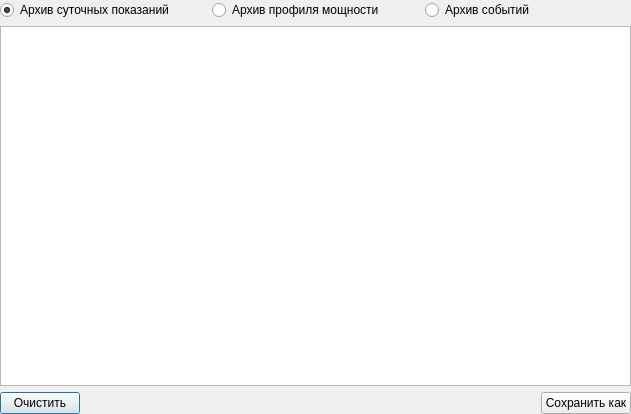
<?xml version="1.0" encoding="UTF-8"?>
<ui version="4.0">
 <class>archive_view</class>
 <widget class="QDialog" name="archive_view">
  <property name="geometry">
   <rect>
    <x>0</x>
    <y>0</y>
    <width>631</width>
    <height>414</height>
   </rect>
  </property>
  <property name="windowTitle">
   <string>Dialog</string>
  </property>
  <layout class="QVBoxLayout" name="verticalLayout">
   <property name="leftMargin">
    <number>0</number>
   </property>
   <property name="topMargin">
    <number>0</number>
   </property>
   <property name="rightMargin">
    <number>0</number>
   </property>
   <property name="bottomMargin">
    <number>0</number>
   </property>
   <item>
    <layout class="QHBoxLayout" name="horizontalLayout_arch_index">
     <item>
      <widget class="QRadioButton" name="radioButton_arch_data1">
       <property name="text">
        <string>Архив суточных показаний</string>
       </property>
       <property name="checked">
        <bool>true</bool>
       </property>
      </widget>
     </item>
     <item>
      <widget class="QRadioButton" name="radioButton_arch_data2">
       <property name="text">
        <string>Архив профиля мощности</string>
       </property>
      </widget>
     </item>
     <item>
      <widget class="QRadioButton" name="radioButton_arch_event">
       <property name="text">
        <string>Архив событий</string>
       </property>
      </widget>
     </item>
    </layout>
   </item>
   <item>
    <widget class="QTableView" name="tableView">
     <property name="alternatingRowColors">
      <bool>true</bool>
     </property>
     <property name="selectionBehavior">
      <enum>QAbstractItemView::SelectRows</enum>
     </property>
     <property name="sortingEnabled">
      <bool>true</bool>
     </property>
     <property name="wordWrap">
      <bool>false</bool>
     </property>
     <attribute name="horizontalHeaderCascadingSectionResizes">
      <bool>true</bool>
     </attribute>
     <attribute name="horizontalHeaderHighlightSections">
      <bool>false</bool>
     </attribute>
     <attribute name="verticalHeaderVisible">
      <bool>false</bool>
     </attribute>
     <attribute name="verticalHeaderDefaultSectionSize">
      <number>20</number>
     </attribute>
     <attribute name="verticalHeaderMinimumSectionSize">
      <number>20</number>
     </attribute>
    </widget>
   </item>
   <item>
    <layout class="QHBoxLayout" name="horizontalLayout">
     <item>
      <widget class="QPushButton" name="pushButton_clear">
       <property name="text">
        <string>Очистить</string>
       </property>
      </widget>
     </item>
     <item>
      <spacer name="horizontalSpacer">
       <property name="orientation">
        <enum>Qt::Horizontal</enum>
       </property>
       <property name="sizeHint" stdset="0">
        <size>
         <width>40</width>
         <height>20</height>
        </size>
       </property>
      </spacer>
     </item>
     <item>
      <widget class="QPushButton" name="pushButton_save_as">
       <property name="text">
        <string>Сохранить как</string>
       </property>
      </widget>
     </item>
    </layout>
   </item>
  </layout>
 </widget>
 <resources/>
 <connections/>
</ui>
